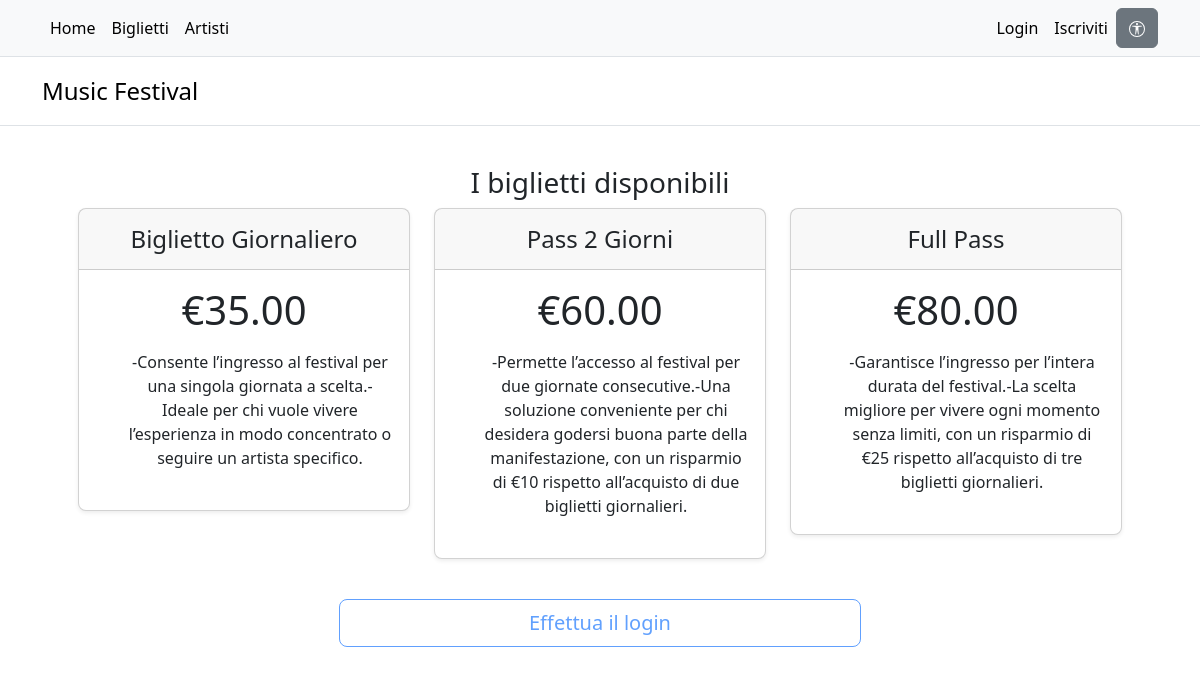
/biglietti, run on an earlier commit of the app's database.
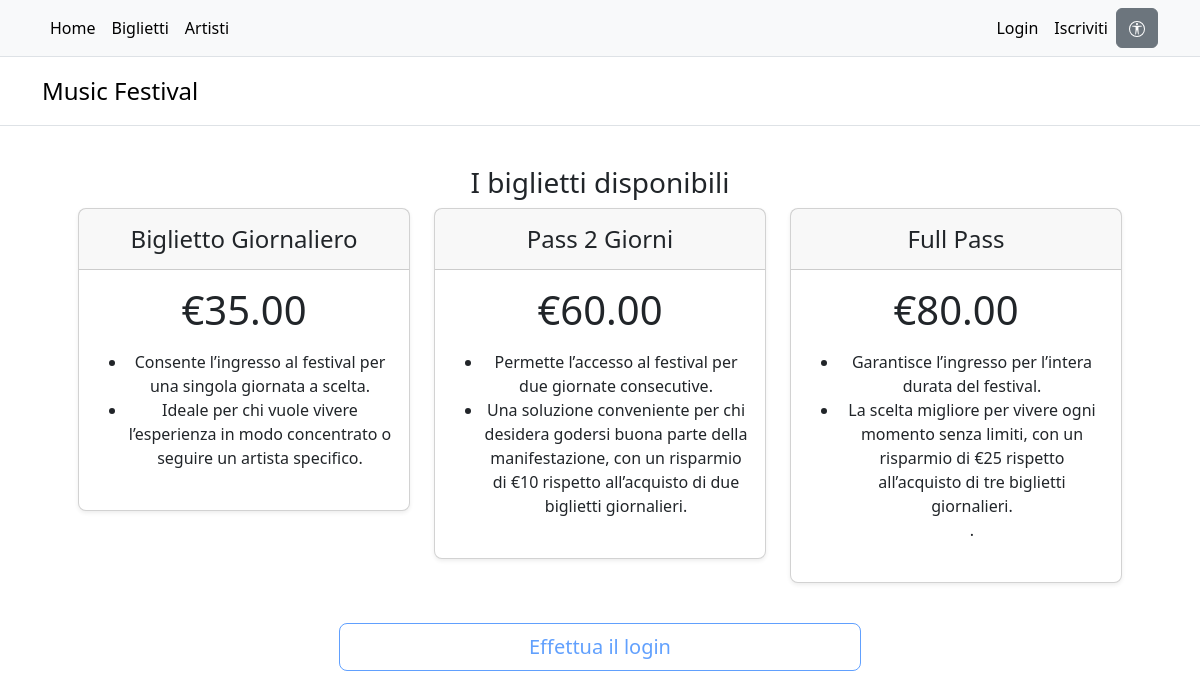
And on a later commit of the database.
### tables this page shows
CREATE TABLE "TicketTypes" (
	"ID"	INTEGER,
	"Name"	TEXT NOT NULL UNIQUE,
	"NoOfDays"	INTEGER NOT NULL,
	"Description"	TEXT NOT NULL,
	"Cost"	TEXT NOT NULL,
	PRIMARY KEY("ID" AUTOINCREMENT)
);

### app.py (the view)
@app.route("/biglietti")
def tickets():
    font = session.get("font", False)
    tickets = dbPackage.dbTicketTypes.getTicketTypes()
    days = dbPackage.dbDays.getDays()
    return render_template("tickets.html", tickets=tickets, days=days, font=font)

### dbPackage/dbDays.py (called while the page is built)
def getDays():
    sql = "SELECT * FROM Days"
    conn = sqlite3.connect(DATABASE)
    conn.row_factory = sqlite3.Row
    cursor = conn.cursor()
    cursor.execute(sql)
    days = cursor.fetchall()
    cursor.close()
    conn.close()
    return days

### dbPackage/dbTicketTypes.py (called while the page is built)
def getTicketTypes():
    sql = "SELECT * FROM TicketTypes"
    conn = sqlite3.connect(DATABASE)
    conn.row_factory = sqlite3.Row
    cursor = conn.cursor()
    cursor.execute(sql)
    ticketTypes = cursor.fetchall()
    cursor.close()
    conn.close()
    return ticketTypes

### templates/tickets.html (shortened to what this page needs)
{% extends "base.html" %} {% block content %}
<header
  id="header_numeri"
  class="d-flex justify-content-center align-items-center"
>
  <h3>I biglietti disponibili</h3>
</header>
<div class="row row-cols-1 row-cols-md-3 mb-3 text-center">
  {% for ticket in tickets %}
  <div class="col">
    <div class="card mb-4 rounded-3 shadow-sm">
      <div class="card-header py-3">
        <h4 class="my-0 fw-normal">{{ ticket[1] | e}}</h4>
      </div>
      <div class="card-body">
        <h1 class="card-title pricing-card-title">€{{ticket[4] | e}}</h1>
        <ul class="list mt-3 mb-4">
          {{ ticket["Description"] | safe }}
        </ul>
      </div>
    </div>
  </div>
  {% endfor %}
</div>
<div class="d-grid gap-2 col-12 col-md-6 mx-auto">
  {% if current_user.is_authenticated %} {% if current_user.mode == "Spettatore"
  %} {% if not current_user.hasTicket %}
  <button
    type="button"
    class="btn btn-lg btn-outline-primary w-100"
    data-bs-toggle="modal"
    data-bs-target="#bookingModal"
  >
    Acquista ora il tuo biglietto
  </button>
  {% else %}
  <button type="button" class="btn disabled btn-lg btn-danger w-100">
    Hai già acquistato un biglietto
  </button>
  {% endif %} {% else %}
  <button type="button" class="btn disabled btn-lg btn-warning w-100">
    Non puoi acquistare il tuo biglietto
  </button>
  {% endif %} {% else %}
  <button type="button" class="btn disabled btn-lg btn-outline-primary w-100">
    Effettua il login
  </button>
  {% endif %}
</div>
 {% endblock %}

What changed in the data, as far as the page shows it:
changed TicketTypes "Biglietto Giornaliero": Description "-Consente l’ingresso al festival per una singola giornata a scelta.-Ideale per chi vuole vivere l’esperienza in modo concentrato o seguire un artista specifico." → "Consente l’ingresso al festival per una singola giornata a scelta. Ideale per chi vuole vivere l’esperienza in modo concentrato o seguire un artista specifico."
changed TicketTypes "Pass 2 Giorni": Description "-Permette l’accesso al festival per due giornate consecutive.-Una soluzione conveniente per chi…" → "Permette l’accesso al festival per due giornate consecutive. Una soluzione conveniente per chi…"
changed TicketTypes "Full Pass": Description "-Garantisce l’ingresso per l’intera durata del festival.-La scelta migliore per vivere ogni momento senza limiti, con un risparmio di €25 rispetto all’acquisto di tre biglietti giornalieri." → "Garantisce l’ingresso per l’intera durata del festival. La scelta migliore per vivere ogni momento senza limiti, con un risparmio di €25 rispetto all’acquisto di tre biglietti giornalieri. ."
